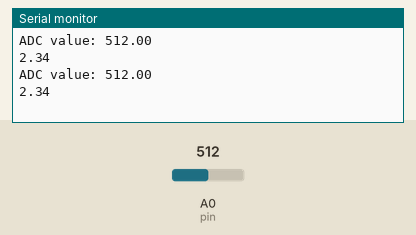
Bench run of a sketch on a simulated Arduino Nano, built with avr-gcc and run on an emulated ATmega328P. Shown: the last lines printed to the serial monitor. The inputs (shaded band) are chosen by the test bench; at power-on: A0 (pin) = 512.

Above: at 1.8 s.
1.9 s: A0 (pin) set to 716
At 2.8 s:
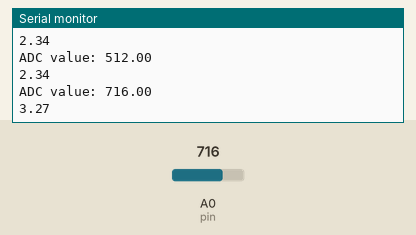
3.4 s: A0 (pin) set to 900
At 4.7 s:
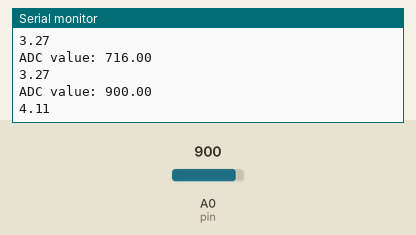
Timing chart, 0 to 6.4 s (numbered marks = the images above; inputs shaded):
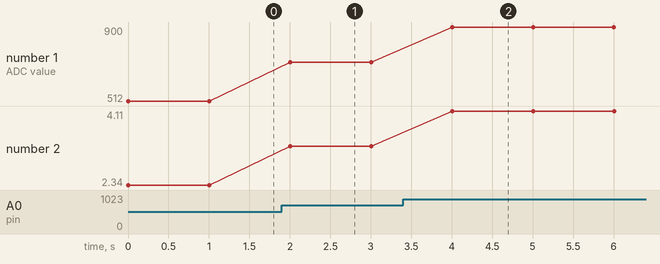

Measured:
- after the input at 1.9 s, the serial monitor: prints a new line after 0.10 s (image 1)
- after the input at 3.4 s, the serial monitor: prints a new line after 0.60 s (image 2)
- plotted number 1: 512 → 716 after the input at 1.9 s, 716 → 900 after the input at 3.4 s
- plotted number 2: 2.34 → 3.27 after the input at 1.9 s, 3.27 → 4.11 after the input at 3.4 s

The sketch:

voltage_reader_less_than_5v.ino
```cpp
// --- Voltage Monitoring of a 3.7V Battery using Arduino Nano ---
//
// Notes:
// - The input voltage must be below 5V as Arduino does not support more.
//
// Connections:
// 1. Connect GND (battery) to GND (arduino)
// 2. Connect the battery's positive terminal to the Arduino's A0 pin.
//    Use a 10kΩ resistor in series to limit the current drawn by the ADC chip.
//
// Setting accurate Vref is important for accuracy.
// The 5v pin does not give a 5v output. Measure with DMM. That will be the Vref.
// It will mostly less than 5v.
//
// Formula:
// input voltage = (ADC value) * (Vref/1024)

#define pin A0

const float Vref = 4.68;// This is the voltage read by DMM on the 5v pin
float ADC_output = 0;   // ADC output value
float volts = 0;        // voltage we needed to measure

void setup() {
  Serial.begin(115200);
  pinMode(pin, INPUT);  // set pin mode as input
}

void loop() {
  // Read ADC value
  ADC_output = analogRead(pin);
  Serial.println("ADC value: " + String(ADC_output));

  // Calculate input voltage
  volts = ADC_output * (Vref / 1024);
  Serial.println(String(volts));

  delay(1000);
}

// Questions:
/* Why not use less resistance like 1Ω?
      _
     / \
    /   \
   /  V  \
  /_______\
 / I  |  R \
/___________\

If Vref = 5v, then I = V/R = 5A. This will burn the Arduino
*/
```
